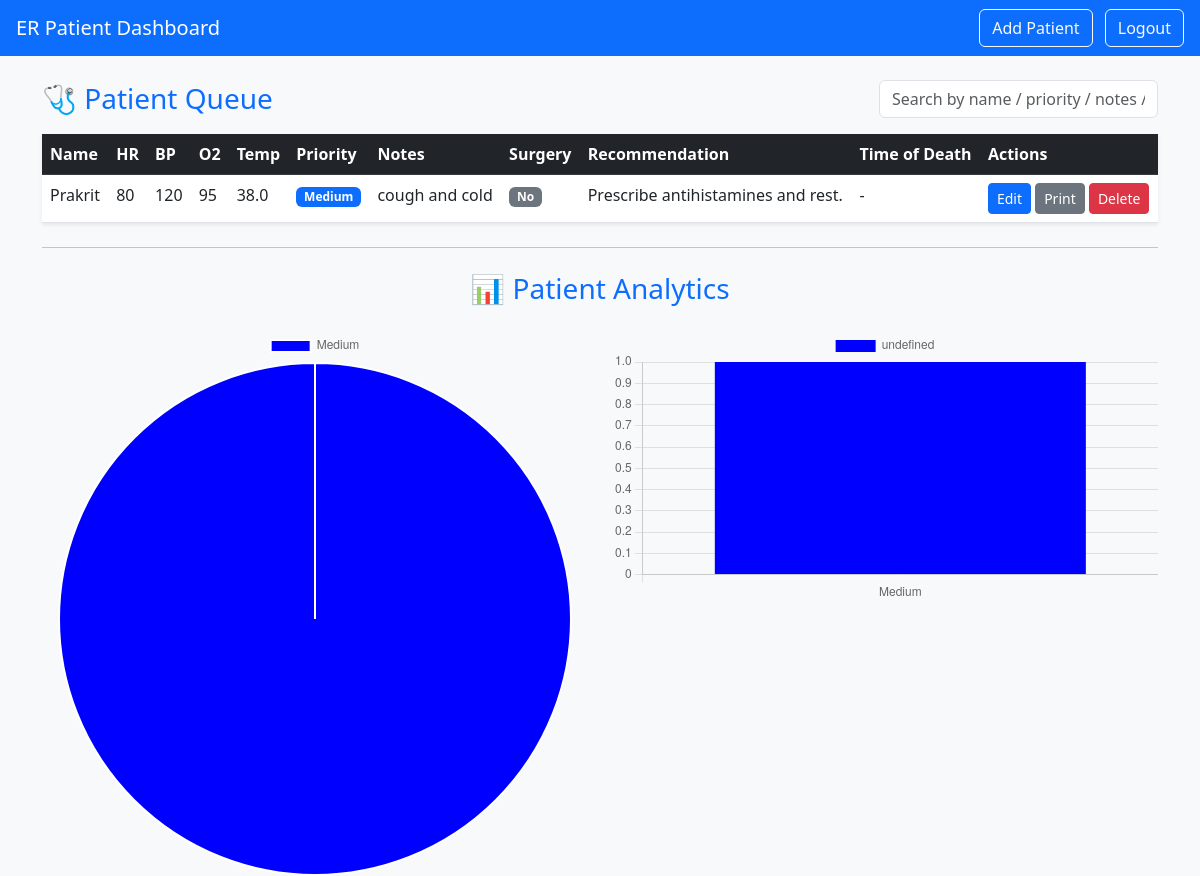
The app's page /dashboard (signed in) with its own data.
### tables this page shows
CREATE TABLE patients(
            id INTEGER PRIMARY KEY AUTOINCREMENT,
            name TEXT,
            hr INTEGER,
            bp INTEGER,
            oxygen INTEGER,
            temp REAL,
            priority TEXT,
            time_of_death TEXT,
            notes TEXT,
            surgery_required INTEGER
        );

### app.py (the view)
@app.route("/dashboard")
@login_required
def dashboard():
    conn = get_db()
    cur = conn.cursor()
    cur.execute(
        """
        SELECT * FROM patients
        ORDER BY
            CASE priority
                WHEN 'Deceased' THEN 0
                WHEN 'Critical' THEN 1
                WHEN 'High' THEN 2
                WHEN 'Medium' THEN 3
                ELSE 4
            END,
            id DESC
        """
    )
    patients = cur.fetchall()
    patients = [dict(row) for row in patients]  # Convert rows to editable dicts
    for p in patients:
        p["recommendation"] = get_recommendation(p.get("notes"))
    cur.execute("SELECT priority, COUNT(*) AS count FROM patients GROUP BY priority")
    raw = cur.fetchall()
    priorities = [r["priority"] for r in raw]
    counts = [r["count"] for r in raw]
    conn.close()
    return render_template(
        "dashboard.html",
        patients=patients,
        priorities=priorities,
        counts=counts,
    )

### app.py (called while the page is built)
def get_db():
    conn = sqlite3.connect("emergency.db", check_same_thread=False)
    conn.row_factory = sqlite3.Row
    return conn

def login_required(func):
    from functools import wraps
    @wraps(func)
    def wrapper(*args, **kwargs):
        if "user" not in session:
            flash("Please login to continue.", "warning")
            return redirect(url_for("login"))
        return func(*args, **kwargs)
    return wrapper

### templates/dashboard.html (shortened to what this page needs)
<!DOCTYPE html>
<html>
<head>
    <link href="https://cdn.jsdelivr.net/npm/bootstrap@5.3.0/dist/css/bootstrap.min.css" rel="stylesheet">
</head>
<body class="bg-light">
<nav class="navbar navbar-dark bg-primary px-3">
    <span class="navbar-brand">ER Patient Dashboard</span>
    <div>
        <a href="{{ url_for('add_patient') }}" class="btn btn-outline-light me-2">Add Patient</a>
        <a href="{{ url_for('logout') }}" class="btn btn-outline-light">Logout</a>
    </div>
</nav>
<div class="container mt-4">
    <div class="d-flex justify-content-between align-items-center mb-3">
        <h3 class="text-primary mb-0">🩺 Patient Queue</h3>
        <input id="searchInput" class="form-control w-25" placeholder="Search by name / priority / notes / surgery / recommendation"
               onkeyup="filterTable()">
    </div>
    <table class="table table-hover bg-white shadow-sm" id="patientsTable">
        <thead class="table-dark">
        <tr>
            <th>Name</th>
            <th>HR</th>
            <th>BP</th>
            <th>O2</th>
            <th>Temp</th>
            <th>Priority</th>
            <th>Notes</th>
            <th>Surgery</th>
            <th>Recommendation</th>
            <th>Time of Death</th>
            <th>Actions</th>
        </tr>
        </thead>
        <tbody>
        {% for p in patients %}
        <tr class="{% if p['priority']=='Deceased' %} deceased-row {% endif %}">
            <td class="col-name">
                {% if p['priority']=='Deceased' %}
                    <s>{{ p["name"] }}</s>
                {% else %}
                    {{ p["name"] }}
                {% endif %}
            </td>
            <td>{{ p["hr"] }}</td>
            <td>{{ p["bp"] }}</td>
            <td>{{ p["oxygen"] }}</td>
            <td>{{ p["temp"] }}</td>
            <td class="col-priority">
                {% if p["priority"]=="Deceased" %}
                <span class="badge bg-dark">Deceased</span>
                {% elif p["priority"]=="Critical" %}
                <span class="badge bg-danger">Critical</span>
                {% elif p["priority"]=="High" %}
                <span class="badge bg-warning text-dark">High</span>
                {% elif p["priority"]=="Medium" %}
                <span class="badge bg-primary">Medium</span>
                {% else %}
                <span class="badge bg-success">Low</span>
                {% endif %}
            </td>
            <td class="col-notes">
                {% if p["notes"] %}
                    {{ p["notes"] }}
                {% else %}
                    -
                {% endif %}
            </td>
            <td class="col-surgery">
                {% if p["surgery_required"] == 1 %}
                <span class="badge bg-warning text-dark">Yes</span>
                {% else %}
                <span class="badge bg-secondary">No</span>
                {% endif %}
            </td>
            <td class="col-recommend">
                {{ p["recommendation"] }}
            </td>
            <td>
                {% if p["priority"]=="Deceased" %}
                    {{ p["time_of_death"] }}
                {% else %}
                    -
                {% endif %}
            </td>
            <td>
                <a href="/edit/{{ p.id }}" class="btn btn-primary btn-sm">Edit</a>
                <a href="/report/{{ p.id }}" class="btn btn-secondary btn-sm">Print</a>
                <a href="/delete/{{ p.id }}" class="btn btn-danger btn-sm"
                onclick="return confirm('Remove this record permanently?');">Delete</a>
            </td>
        </tr>
        {% endfor %}
        </tbody>
    </table>
    <hr class="my-4">
    <h3 class="text-center text-primary mb-4">📊 Patient Analytics</h3>
    <div class="row">
        <div class="col-md-6">
            <canvas id="pieChart"></canvas>
        </div>
        <div class="col-md-6">
            <canvas id="barChart"></canvas>
        </div>
    </div>
</div>
<script>
function filterTable() {
    const filter = document.getElementById("searchInput").value.toLowerCase();
    const rows = document.querySelectorAll("#patientsTable tbody tr");
    rows.forEach(row => {
        const name = row.querySelector(".col-name").innerText.toLowerCase();
        const priority = row.querySelector(".col-priority").innerText.toLowerCase();
        const notes = row.querySelector(".col-notes").innerText.toLowerCase();
        const surgery = row.querySelector(".col-surgery").innerText.toLowerCase();
        const recommendation = row.querySelector(".col-recommend").innerText.toLowerCase();
        if (name.includes(filter) || priority.includes(filter) || notes.includes(filter)
            || surgery.includes(filter) || recommendation.includes(filter)) {
            row.style.display = "";
        } else {
            row.style.display = "none";
        }
    });
}
const priorities = {{ priorities|tojson }};
const counts = {{ counts|tojson }};
const colorMap = {
    "Deceased": "black",
    "Critical": "red",
    "High": "orange",
    "Medium": "blue",
    "Low": "green"
};
const colors = priorities.map(p => colorMap[p] || "grey");
new Chart(document.getElementById("pieChart"), {
    type: "pie",
    data: { labels: priorities, datasets: [{ data: counts, backgroundColor: colors }] }
});
new Chart(document.getElementById("barChart"), {
    type: "bar",
    data: { labels: priorities, datasets: [{ data: counts, backgroundColor: colors }] },
    options: { scales: { y: { beginAtZero: true } } }
});
</script>
</body>
</html>

### records on screen
patients: name "Prakrit", hr "80", bp "120", oxygen "95", temp "38.0", priority "Medium", notes "cough and cold", surgery_required "No", recommendation "Prescribe antihistamines and rest."

### other values on screen
chart data {{ priorities|tojson }} ["Medium"]
chart data {{ counts|tojson }} [1]
